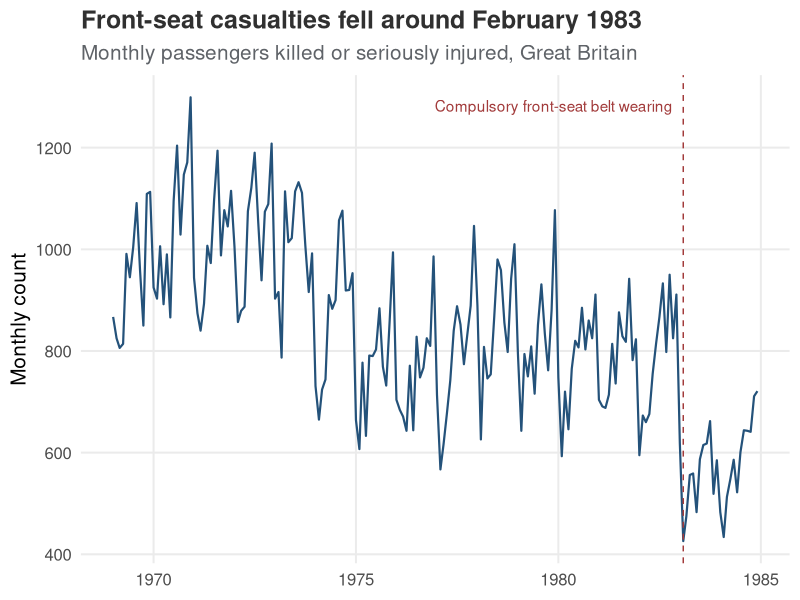
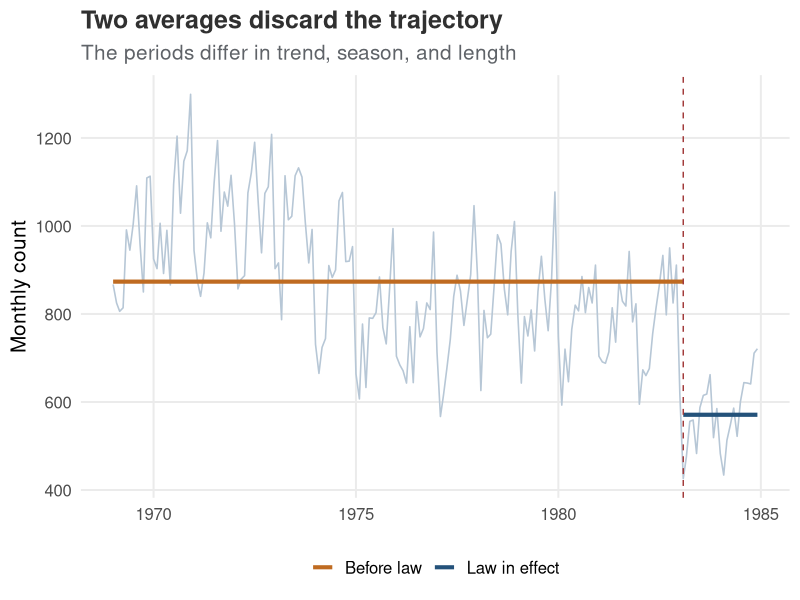
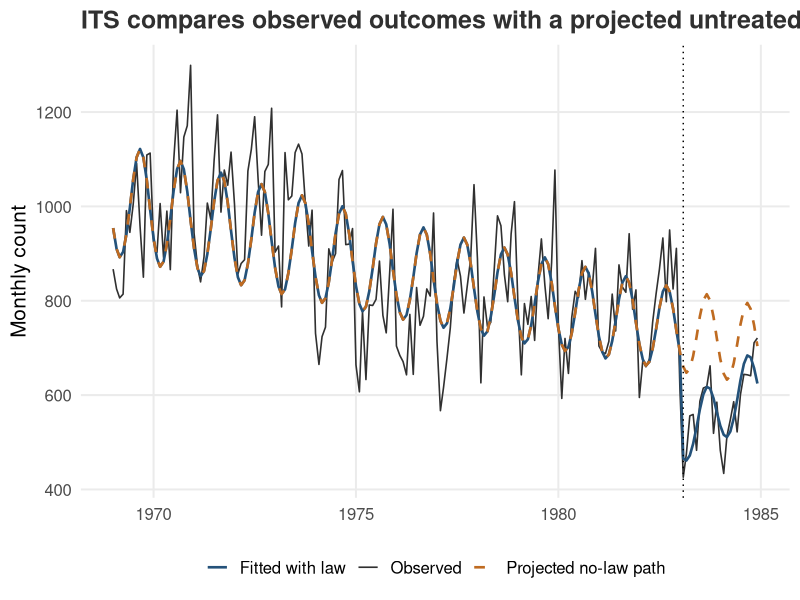
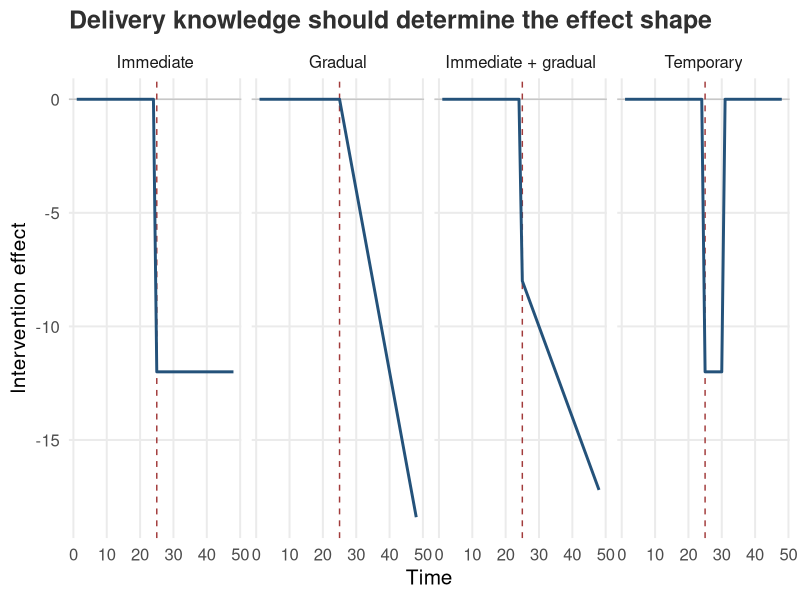
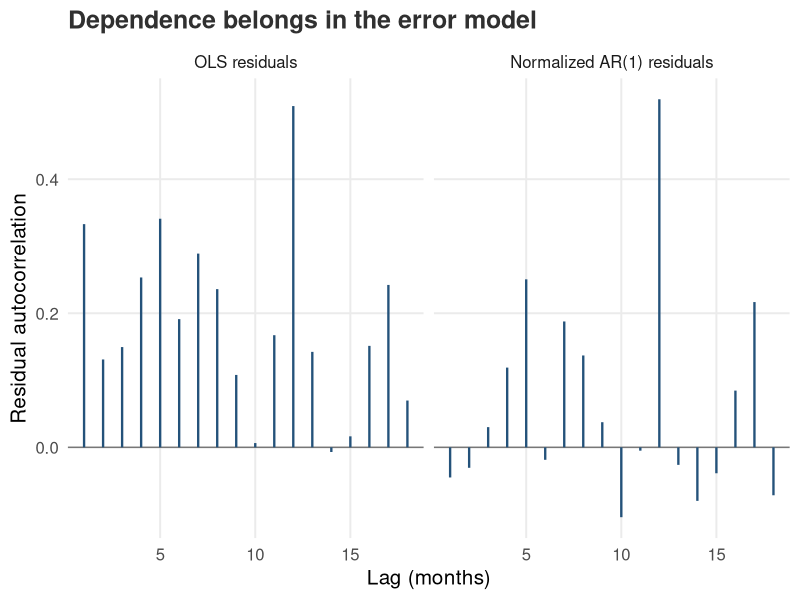
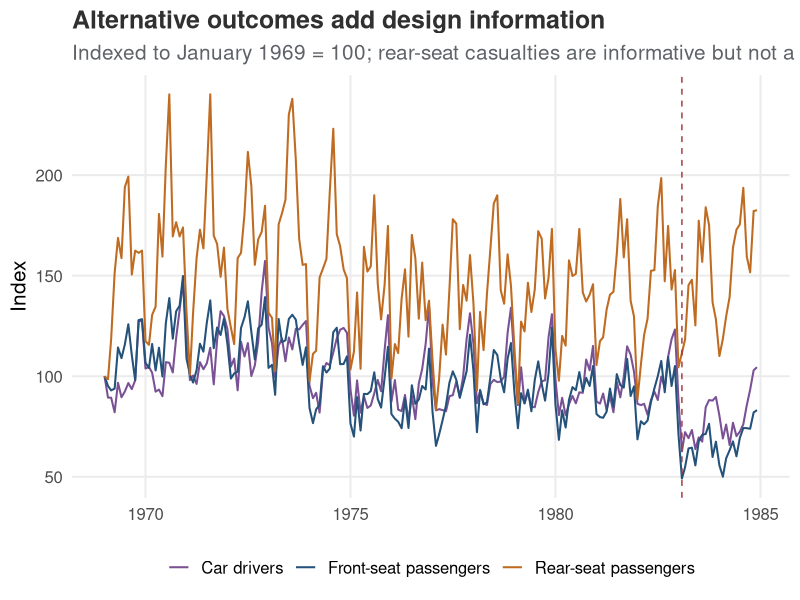
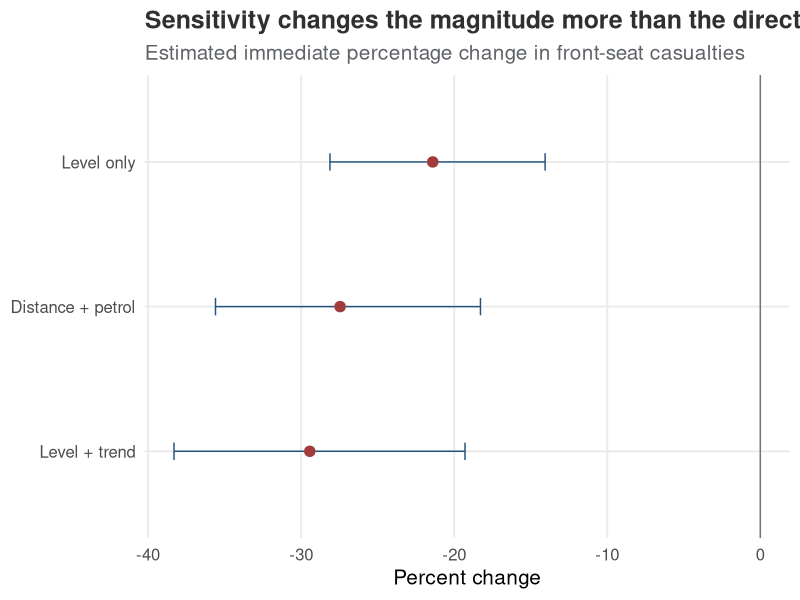
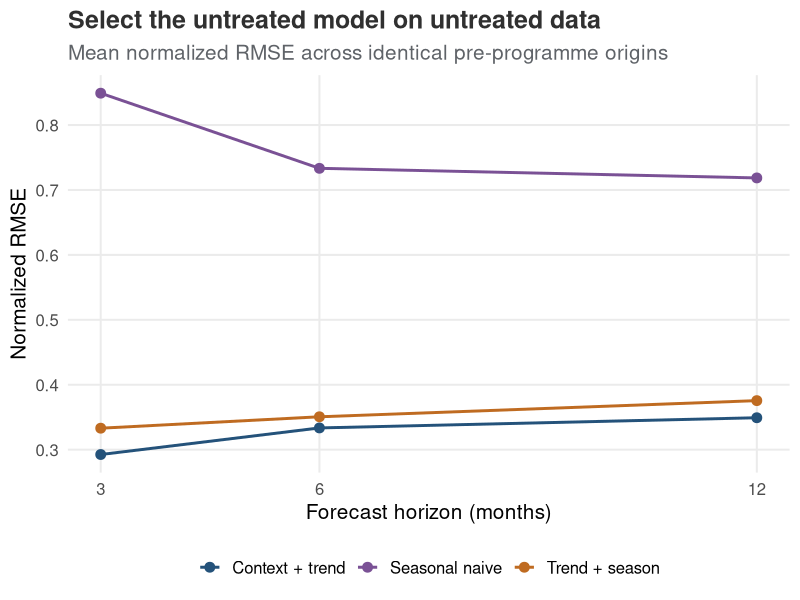

These figures' R source, in order:
#!/usr/bin/env Rscript

suppressPackageStartupMessages({
  library(ggplot2)
  library(nlme)
})

script_arg <- grep("^--file=", commandArgs(), value = TRUE)
script_path <- if (length(script_arg)) {
  normalizePath(sub("^--file=", "", script_arg[[1]]))
} else {
  normalizePath("docs/scripts/generate_its_slide_assets.R")
}
asset_dir <- file.path(dirname(dirname(script_path)), "slides", "assets")
dir.create(asset_dir, recursive = TRUE, showWarnings = FALSE)

palette <- c(
  blue = "#24527a",
  orange = "#bf6b21",
  red = "#a23b3b",
  purple = "#7a5195",
  grey = "#5f6368",
  dark = "#303030"
)

workshop_theme <- theme_minimal(base_size = 15) +
  theme(
    plot.title = element_text(face = "bold", colour = palette[["dark"]]),
    plot.subtitle = element_text(colour = palette[["grey"]]),
    legend.position = "bottom",
    panel.grid.minor = element_blank()
  )

save_asset <- function(plot, filename, width = 11, height = 6) {
  ggsave(
    filename = file.path(asset_dir, filename),
    plot = plot,
    width = width,
    height = height,
    dpi = 180,
    bg = "white"
  )
}

data("Seatbelts", package = "datasets")
seatbelts <- as.data.frame(Seatbelts)
seatbelts$time <- seq_len(nrow(seatbelts))
seatbelts$date <- seq(as.Date("1969-01-01"), by = "month", length.out = nrow(seatbelts))
seatbelts$post_time <- ifelse(
  seatbelts$law == 1,
  seatbelts$time - min(seatbelts$time[seatbelts$law == 1]),
  0
)
seatbelts$season_sin <- sin(2 * pi * seatbelts$time / 12)
seatbelts$season_cos <- cos(2 * pi * seatbelts$time / 12)
intervention_date <- min(seatbelts$date[seatbelts$law == 1])

its_formula <- log(front) ~ time + law + post_time + season_sin + season_cos
ols_fit <- lm(its_formula, data = seatbelts)
gls_fit <- gls(
  its_formula,
  data = seatbelts,
  correlation = corAR1(form = ~ time),
  method = "REML"
)

raw_plot <- ggplot(seatbelts, aes(date, front)) +
  geom_line(linewidth = 0.75, colour = palette[["blue"]]) +
  geom_vline(xintercept = intervention_date, linetype = "dashed", colour = palette[["red"]]) +
  annotate(
    "text",
    x = as.Date("1983-01-01"),
    y = max(seatbelts$front),
    label = "Compulsory front-seat belt wearing",
    hjust = 1.03,
    vjust = 1.2,
    colour = palette[["red"]]
  ) +
  labs(
    title = "Front-seat casualties fell around February 1983",
    subtitle = "Monthly passengers killed or seriously injured, Great Britain",
    x = NULL,
    y = "Monthly count"
  ) +
  workshop_theme
save_asset(raw_plot, "its-seatbelts-raw.png")

period_means <- aggregate(front ~ law, seatbelts, mean)
period_means$xmin <- c(min(seatbelts$date), intervention_date)
period_means$xmax <- c(intervention_date, max(seatbelts$date))
period_means$period <- c("Before law", "Law in effect")

prepost_plot <- ggplot(seatbelts, aes(date, front)) +
  geom_line(linewidth = 0.55, colour = "#b7c7d6") +
  geom_segment(
    data = period_means,
    aes(x = xmin, xend = xmax, y = front, yend = front, colour = period),
    linewidth = 1.4
  ) +
  geom_vline(xintercept = intervention_date, linetype = "dashed", colour = palette[["red"]]) +
  scale_colour_manual(values = c("Before law" = palette[["orange"]], "Law in effect" = palette[["blue"]])) +
  labs(
    title = "Two averages discard the trajectory",
    subtitle = "The periods differ in trend, season, and length",
    x = NULL,
    y = "Monthly count",
    colour = NULL
  ) +
  workshop_theme
save_asset(prepost_plot, "its-seatbelts-prepost.png")

seatbelts$fitted_observed <- exp(predict(gls_fit, newdata = seatbelts))
no_law <- transform(seatbelts, law = 0, post_time = 0)
seatbelts$fitted_no_law <- exp(predict(gls_fit, newdata = no_law))

counterfactual_plot <- ggplot(seatbelts, aes(date)) +
  geom_line(aes(y = front, colour = "Observed"), linewidth = 0.55) +
  geom_line(aes(y = fitted_observed, colour = "Fitted with law"), linewidth = 0.9) +
  geom_line(
    aes(y = fitted_no_law, colour = "Projected no-law path"),
    linewidth = 0.9,
    linetype = "dashed"
  ) +
  geom_vline(xintercept = intervention_date, linetype = "dotted") +
  scale_colour_manual(values = c(
    "Observed" = palette[["dark"]],
    "Fitted with law" = palette[["blue"]],
    "Projected no-law path" = palette[["orange"]]
  )) +
  labs(
    title = "ITS compares observed outcomes with a projected untreated path",
    x = NULL,
    y = "Monthly count",
    colour = NULL
  ) +
  workshop_theme
save_asset(counterfactual_plot, "its-seatbelts-counterfactual.png")

shape_time <- 1:48
shape_intervention <- 25
shape_data <- do.call(rbind, list(
  data.frame(shape = "Immediate", time = shape_time, effect = ifelse(shape_time >= shape_intervention, -12, 0)),
  data.frame(shape = "Gradual", time = shape_time, effect = pmin(0, -0.8 * pmax(0, shape_time - shape_intervention))),
  data.frame(shape = "Immediate + gradual", time = shape_time, effect = ifelse(shape_time >= shape_intervention, -8, 0) - 0.4 * pmax(0, shape_time - shape_intervention)),
  data.frame(shape = "Temporary", time = shape_time, effect = ifelse(shape_time %in% shape_intervention:(shape_intervention + 5), -12, 0))
))
shape_data$shape <- factor(
  shape_data$shape,
  levels = c("Immediate", "Gradual", "Immediate + gradual", "Temporary")
)

effect_shapes_plot <- ggplot(shape_data, aes(time, effect)) +
  geom_hline(yintercept = 0, colour = "#c7c7c7") +
  geom_vline(xintercept = shape_intervention, linetype = "dashed", colour = palette[["red"]]) +
  geom_line(linewidth = 1, colour = palette[["blue"]]) +
  facet_wrap(~ shape, nrow = 1) +
  labs(title = "Delivery knowledge should determine the effect shape", x = "Time", y = "Intervention effect") +
  workshop_theme
save_asset(effect_shapes_plot, "its-effect-shapes.png", width = 12, height = 4.8)

acf_frame <- function(values, model_name) {
  acf_result <- acf(values, plot = FALSE, lag.max = 18)
  data.frame(
    lag = as.numeric(acf_result$lag)[-1],
    autocorrelation = as.numeric(acf_result$acf)[-1],
    model = model_name
  )
}

acf_data <- rbind(
  acf_frame(residuals(ols_fit), "OLS residuals"),
  acf_frame(residuals(gls_fit, type = "normalized"), "Normalized AR(1) residuals")
)
acf_data$model <- factor(
  acf_data$model,
  levels = c("OLS residuals", "Normalized AR(1) residuals")
)

residual_plot <- ggplot(acf_data, aes(lag, autocorrelation)) +
  geom_hline(yintercept = 0, colour = "#777777") +
  geom_segment(aes(xend = lag, y = 0, yend = autocorrelation), linewidth = 0.8, colour = palette[["blue"]]) +
  facet_wrap(~ model, nrow = 1) +
  labs(
    title = "Dependence belongs in the error model",
    x = "Lag (months)",
    y = "Residual autocorrelation"
  ) +
  workshop_theme
save_asset(residual_plot, "its-seatbelts-residual-acf.png", width = 10, height = 4.8)

indexed_outcomes <- do.call(rbind, lapply(c("front", "drivers", "rear"), function(name) {
  data.frame(
    date = seatbelts$date,
    series = c(front = "Front-seat passengers", drivers = "Car drivers", rear = "Rear-seat passengers")[[name]],
    index = 100 * seatbelts[[name]] / seatbelts[[name]][[1]]
  )
}))

outcomes_plot <- ggplot(indexed_outcomes, aes(date, index, colour = series)) +
  geom_line(linewidth = 0.7) +
  geom_vline(xintercept = intervention_date, linetype = "dashed", colour = palette[["red"]]) +
  scale_colour_manual(values = c(
    "Front-seat passengers" = palette[["blue"]],
    "Car drivers" = palette[["purple"]],
    "Rear-seat passengers" = palette[["orange"]]
  )) +
  labs(
    title = "Alternative outcomes add design information",
    subtitle = "Indexed to January 1969 = 100; rear-seat casualties are informative but not a clean control",
    x = NULL,
    y = "Index",
    colour = NULL
  ) +
  workshop_theme
save_asset(outcomes_plot, "its-seatbelts-outcomes.png")

model_formulas <- list(
  "Level only" = log(front) ~ time + law + season_sin + season_cos,
  "Level + trend" = its_formula,
  "Distance + petrol" = log(front) ~ time + law + post_time + log(kms) + PetrolPrice + season_sin + season_cos
)
robustness <- do.call(rbind, lapply(names(model_formulas), function(name) {
  fit <- gls(
    model_formulas[[name]],
    data = seatbelts,
    correlation = corAR1(form = ~ time),
    method = "ML"
  )
  term <- summary(fit)$tTable["law", ]
  data.frame(
    specification = name,
    estimate = 100 * (exp(term[["Value"]]) - 1),
    lower = 100 * (exp(term[["Value"]] - 1.96 * term[["Std.Error"]]) - 1),
    upper = 100 * (exp(term[["Value"]] + 1.96 * term[["Std.Error"]]) - 1)
  )
}))

robustness_plot <- ggplot(robustness, aes(estimate, reorder(specification, estimate))) +
  geom_vline(xintercept = 0, colour = "#777777") +
  geom_errorbar(
    aes(xmin = lower, xmax = upper),
    width = 0.12,
    orientation = "y",
    colour = palette[["blue"]]
  ) +
  geom_point(size = 3.2, colour = palette[["red"]]) +
  labs(
    title = "Sensitivity changes the magnitude more than the direction",
    subtitle = "Estimated immediate percentage change in front-seat casualties",
    x = "Percent change",
    y = NULL
  ) +
  workshop_theme
save_asset(robustness_plot, "its-seatbelts-robustness.png", width = 9, height = 5)

simulate_service <- function(seed = 48127L) {
  set.seed(seed)
  n_months <- 120L
  implementation_time <- 85L
  time <- seq_len(n_months)
  date <- seq(as.Date("2014-01-01"), by = "month", length.out = n_months)
  implemented <- as.integer(time >= implementation_time)
  season_sin <- sin(2 * pi * time / 12)
  season_cos <- cos(2 * pi * time / 12)
  context <- 100 + 0.10 * time + 4 * season_sin + as.numeric(arima.sim(list(ar = 0.45), n = n_months, sd = 1.2))
  pre_range <- range(context[time < implementation_time])
  supported_post <- time >= implementation_time & time <= 108L
  context[supported_post] <- pmin(pmax(context[supported_post], pre_range[[1]]), pre_range[[2]])
  context[time >= 109L] <- context[time >= 109L] + 35
  untreated <- 120 + 0.18 * time + 7 * season_cos + 0.9 * (context - 100) +
    as.numeric(arima.sim(list(ar = 0.35), n = n_months, sd = 2.2))
  transition <- as.integer(time %in% implementation_time:(implementation_time + 2L))
  effect <- 18 * implemented + 0.35 * pmax(0, time - implementation_time) - 6 * transition
  data.frame(time, date, implemented, season_sin, season_cos, context, outcome = untreated + effect)
}

service <- simulate_service()
candidate_models <- c("Seasonal naive", "Trend + season", "Context + trend")
origins <- c(48L, 60L, 72L)
horizons <- c(3L, 6L, 12L)

forecast_candidate <- function(name, training, future) {
  if (name == "Seasonal naive") {
    lookup <- setNames(training$outcome, training$time)
    unname(lookup[as.character(future$time - 12L)])
  } else if (name == "Trend + season") {
    predict(lm(outcome ~ time + season_sin + season_cos, training), future)
  } else {
    predict(lm(outcome ~ time + season_sin + season_cos + context, training), future)
  }
}

validation <- do.call(rbind, lapply(candidate_models, function(name) {
  do.call(rbind, lapply(origins, function(origin) {
    training <- subset(service, time <= origin)
    future <- subset(service, time > origin & time <= origin + 12L)
    prediction <- forecast_candidate(name, training, future)
    do.call(rbind, lapply(horizons, function(horizon) {
      errors <- future$outcome[seq_len(horizon)] - prediction[seq_len(horizon)]
      data.frame(model = name, horizon, nrmse = sqrt(mean(errors^2)) / sd(training$outcome))
    }))
  }))
}))
validation <- aggregate(nrmse ~ model + horizon, validation, mean)

validation_plot <- ggplot(validation, aes(horizon, nrmse, colour = model)) +
  geom_line(linewidth = 1) +
  geom_point(size = 3) +
  scale_x_continuous(breaks = horizons) +
  scale_colour_manual(values = c(
    "Seasonal naive" = palette[["purple"]],
    "Trend + season" = palette[["orange"]],
    "Context + trend" = palette[["blue"]]
  )) +
  labs(
    title = "Select the untreated model on untreated data",
    subtitle = "Mean normalized RMSE across identical pre-programme origins",
    x = "Forecast horizon (months)",
    y = "Normalized RMSE",
    colour = NULL
  ) +
  workshop_theme
save_asset(validation_plot, "its-validation.png", width = 9, height = 5.4)

message("Wrote ITS slide assets to ", asset_dir)
